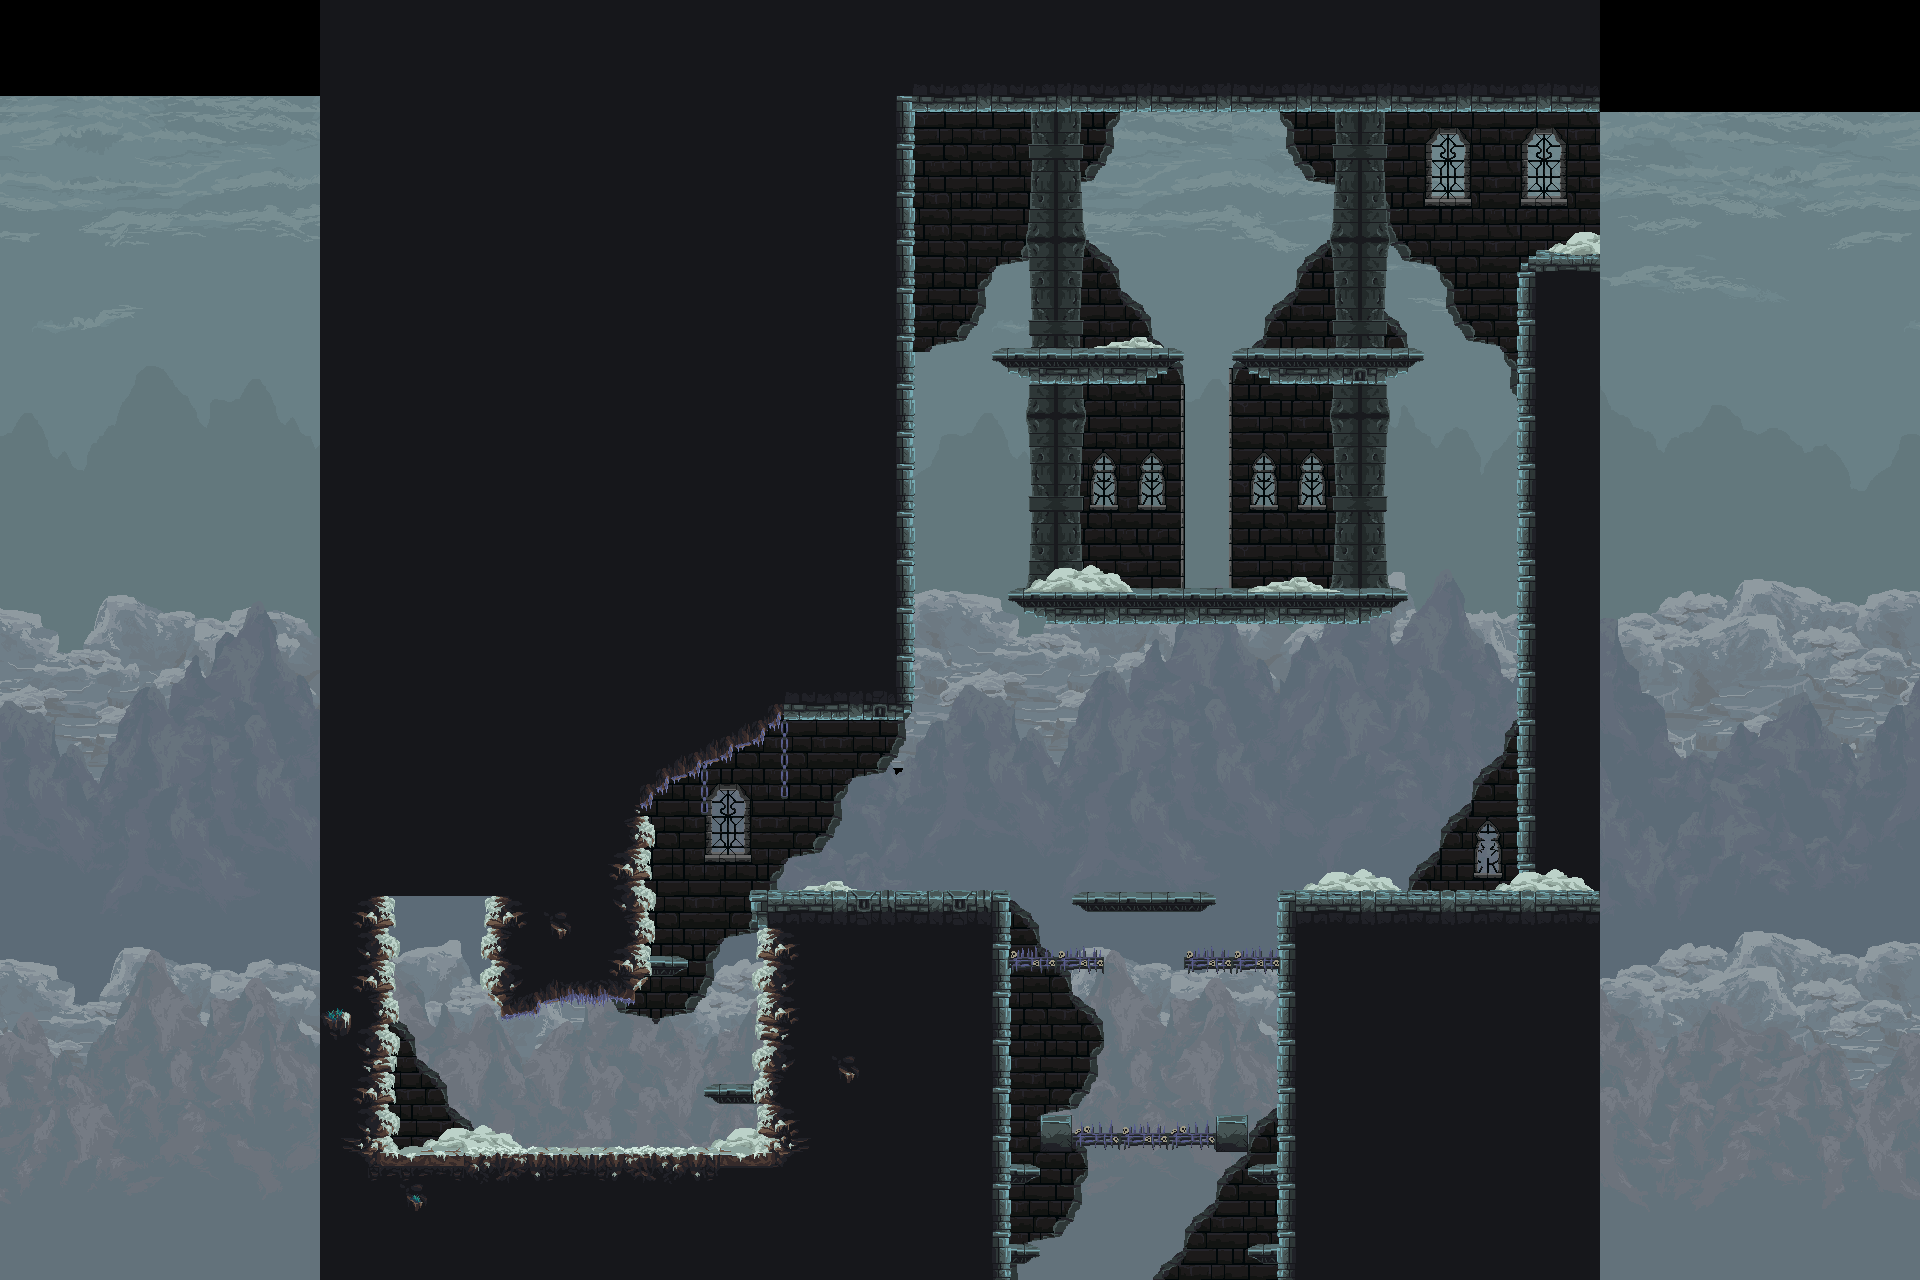

Tiled map render using the project's own tile images. Description and the map definition, with tile-layer contents summarised, below:
An orthogonal 120x80 tile map with 16x16 px tiles, 13 tile layers (Sky, Silhouette, Rocks 2, Mountain, ...), 7 tilesets and 39 objects (22x Barrier, 8x Jumpable, 3x Dead, 2x Map_change, Music, ...).

<map version="1.2" tiledversion="1.2.4" orientation="orthogonal" renderorder="right-down" width="120" height="80" tilewidth="16" tileheight="16" infinite="0" nextlayerid="40" nextobjectid="50">
 <tileset firstgid="1" name="mainlevbuild1" tilewidth="16" tileheight="16" tilecount="3200" columns="50">
  <image source="New_Assets/Snow/mainlevbuild1.png" width="800" height="1024" />
 </tileset>
 <tileset firstgid="3201" name="mainlevbuild2" tilewidth="16" tileheight="16" tilecount="2500" columns="50">
  <image source="New_Assets/Snow/mainlevbuild2.png" width="800" height="800" />
 </tileset>
 <tileset firstgid="5701" name="background1" tilewidth="16" tileheight="16" tilecount="1800" columns="60">
  <image source="New_Assets/Snow/background1.png" width="960" height="480" />
 </tileset>
 <tileset firstgid="7501" name="background2a" tilewidth="16" tileheight="16" tilecount="1800" columns="60">
  <image source="New_Assets/Snow/background2a.png" width="960" height="480" />
 </tileset>
 <tileset firstgid="9301" name="background3" tilewidth="16" tileheight="16" tilecount="1800" columns="60">
  <image source="New_Assets/Snow/background3.png" width="960" height="480" />
 </tileset>
 <tileset firstgid="11101" name="background4" tilewidth="16" tileheight="16" tilecount="1800" columns="60">
  <image source="New_Assets/Snow/background4.png" width="960" height="480" />
 </tileset>
 <tileset firstgid="12901" name="background5" tilewidth="16" tileheight="16" tilecount="1800" columns="60">
  <image source="New_Assets/Snow/background5.png" width="960" height="480" />
 </tileset>
 <group id="18" name="Layers">
  <group id="21" name="Parallax">
   <layer id="27" name="Sky" width="120" height="80">
    <data>[9600 cells, 3620 non-empty, 1800 distinct tile ids]</data>
   </layer>
   <layer id="28" name="Silhouette" width="120" height="80">
    <properties>
     <property name="speed" type="float" value="-0.05" />
    </properties>
    <data>[9600 cells, 3600 non-empty, 1800 distinct tile ids]</data>
   </layer>
   <layer id="29" name="Rocks 2" width="120" height="80">
    <properties>
     <property name="speed" type="float" value="0.025" />
    </properties>
    <data>[9600 cells, 2840 non-empty, 1740 distinct tile ids]</data>
   </layer>
   <layer id="30" name="Mountain" width="120" height="80">
    <properties>
     <property name="speed" type="float" value="0.05" />
    </properties>
    <data>[9600 cells, 3783 non-empty, 1744 distinct tile ids]</data>
   </layer>
   <layer id="31" name="Rocks" width="120" height="80">
    <properties>
     <property name="speed" type="float" value="-0.025" />
    </properties>
    <data>[9600 cells, 2844 non-empty, 1724 distinct tile ids]</data>
   </layer>
   <layer id="32" name="Mountain 2" width="120" height="80">
    <properties>
     <property name="speed" type="float" value="-0.05" />
    </properties>
    <data>[9600 cells, 3400 non-empty, 1800 distinct tile ids]</data>
   </layer>
  </group>
  <group id="22" name="Wall">
   <layer id="33" name="Wall back" width="120" height="80">
    <data>[9600 cells, 1366 non-empty, 168 distinct tile ids]</data>
   </layer>
   <layer id="34" name="Wall front" width="120" height="80">
    <data>[9600 cells, 320 non-empty, 60 distinct tile ids]</data>
   </layer>
  </group>
  <group id="23" name="Map Construction">
   <layer id="35" name="Platforms" width="120" height="80">
    <data>[9600 cells, 129 non-empty, 29 distinct tile ids]</data>
   </layer>
   <layer id="36" name="Climb wall" width="120" height="80">
    <data>[9600 cells, 238 non-empty, 10 distinct tile ids]</data>
   </layer>
   <layer id="37" name="Snow" width="120" height="80">
    <data>[9600 cells, 122 non-empty, 30 distinct tile ids]</data>
   </layer>
   <layer id="38" name="Cliffs" width="120" height="80">
    <data>[9600 cells, 3708 non-empty, 240 distinct tile ids]</data>
   </layer>
   <layer id="39" name="Spikes" width="120" height="80">
    <data>[9600 cells, 42 non-empty, 12 distinct tile ids]</data>
   </layer>
  </group>
 </group>
 <objectgroup id="26" name="Music">
  <object id="44" name="Music" x="368" y="0" width="16" height="16">
   <properties>
    <property name="source" value="audio/music/lvl1.ogg" />
   </properties>
  </object>
 </objectgroup>
 <objectgroup id="19" name="Colliders">
  <object id="1" type="Barrier" x="864" y="80" width="48" height="640" />
  <object id="2" type="Barrier" x="656" y="688" width="208" height="32" />
  <object id="3" type="Barrier" x="608" y="688" width="48" height="288" />
  <object id="4" type="Barrier" x="528" y="960" width="80" height="32" />
  <object id="5" type="Barrier" x="480" y="800" width="48" height="192" />
  <object id="6" type="Barrier" x="352" y="800" width="48" height="384" />
  <object id="7" type="Barrier" x="400" y="1152" width="352" height="32" />
  <object id="9" type="Barrier" x="752" y="928" width="48" height="256" />
  <object id="10" type="Barrier" x="752" y="896" width="256" height="32" />
  <object id="11" type="Barrier" x="960" y="928" width="48" height="352" />
  <object id="13" type="Barrier" x="1280" y="896" width="320" height="32" />
  <object id="14" type="Barrier" x="1280" y="928" width="48" height="352" />
  <object id="15" type="Barrier" x="1520" y="256" width="80" height="640" />
  <object id="16" type="Jumpable" x="1072" y="896" width="144" height="16" />
  <object id="17" type="Dead" x="1008" y="960" width="96" height="16" />
  <object id="18" type="Dead" x="1184" y="960" width="96" height="16" />
  <object id="19" type="Dead" x="1072" y="1136" width="144" height="16" />
  <object id="20" type="Barrier" x="1216" y="1120" width="32" height="32" />
  <object id="21" type="Barrier" x="1040" y="1120" width="32" height="32" />
  <object id="22" type="Jumpable" x="1008" y="1168" width="32" height="16" />
  <object id="23" type="Jumpable" x="1248" y="1168" width="32" height="16" />
  <object id="24" type="Jumpable" x="1008" y="1248" width="32" height="16" />
  <object id="25" type="Jumpable" x="1248" y="1248" width="32" height="16" />
  <object id="26" type="Barrier" x="1008" y="592" width="400" height="16" />
  <object id="27" type="Barrier" x="1232" y="352" width="192" height="16" />
  <object id="28" type="Barrier" x="1264" y="368" width="128" height="16" />
  <object id="29" type="Barrier" x="992" y="352" width="192" height="16" />
  <object id="30" type="Barrier" x="1024" y="368" width="128" height="16" />
  <object id="31" type="Barrier" x="912" y="80" width="688" height="32" />
  <object id="32" type="Barrier" x="1040" y="608" width="336" height="16" />
  <object id="33" type="Jumpable" x="656" y="960" width="32" height="16" />
  <object id="34" type="Jumpable" x="704" y="1088" width="48" height="16" />
  <object id="37" type="Map_change" x="1008" y="1280" width="272" height="16" />
  <object id="38" type="Map_change" x="1600" y="112" width="16" height="144" />
  <object id="48" type="Jumpable" x="720" y="1008" width="32" height="16" />
 </objectgroup>
 <objectgroup id="20" name="Culling_pos">
  <object id="39" name="Culling Pos" x="320" y="0" width="16" height="16">
   <properties>
    <property name="culling_pos_x" type="int" value="350" />
    <property name="culling_pos_x_swap_from_A5" type="int" value="350" />
    <property name="culling_pos_y" type="int" value="850" />
    <property name="culling_pos_y_swap_from_A5" type="int" value="850" />
   </properties>
  </object>
 </objectgroup>
 <objectgroup id="25" name="Player_pos">
  <!-- 1 objects omitted --></objectgroup>
 <objectgroup id="24" name="Camera_pos">
  <!-- 1 objects omitted --></objectgroup>
</map>
<!-- 2 of 39 objects omitted -->
